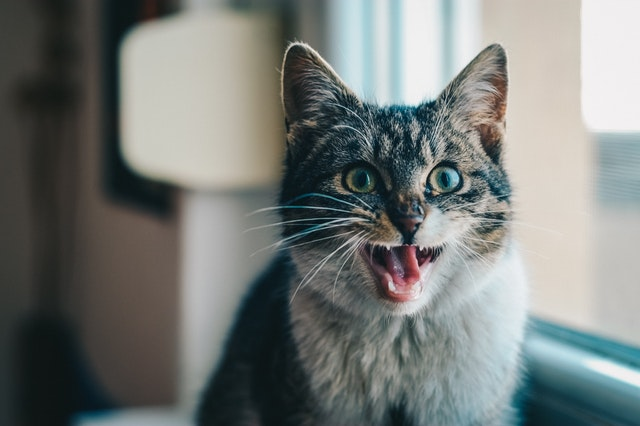
#> input picture augmentation/test.jpg, 640 x 426 px
$ python random_erasing.py
#> lines starting #> are read from the running program, lines starting #| are printed output that depends on the picture
#> further down, img is the input picture: shape (426, 640, 3); mean B, G, R 121.1, 123.8, 119
import numpy as np
import cv2

def random_erasing(img, p=0.5):
#> called with p = 1
    if np.random.uniform() > p:
        return img

    while True:
        s = np.random.uniform() * 0.398 + 0.002 # square to erasing area ratio: [0.02, 0.4]
        r = np.random.uniform() * 9 / 3 # height/width: [1/3, 3]
        img_h, img_w = img.shape[:2]
        area = img_h * img_w * s
        area_w = int(np.sqrt(area / r))
        area_h = int(r * area_w)
        if img_w < area_w or img_h < area_h:
            continue
        x = np.random.randint(0, img_w - area_w + 1)
        y = np.random.randint(0, img_h - area_h + 1)
        img[y:y+area_h, x:x+area_w] = np.random.randint(0, 256)
        #img[y:y+area_h, x:x+area_w, :] = np.random.randint(0, 256, (1, 3))
        return img
#> this loop made 1 pass
#> (s, r, img_h, img_w, area, area_w, area_h, x) on pass 1: (0.155, 0.893, 426, 640, 42254.8, 217, 193, 88)
#> this loop made 1 pass
#> (s, r, img_h, img_w, area, area_w, area_h, x) on pass 1: (0.325, 1.44, 426, 640, 88674.3, 248, 357, 337)
#> this loop made 1 pass
#> (s, r, img_h, img_w, area, area_w, area_h, x) on pass 1: (0.0367, 0.0607, 426, 640, 9999.7, 406, 24, 197)
#> this loop made 1 pass
#> (s, r, img_h, img_w, area, area_w, area_h, x) on pass 1: (0.19, 2.4, 426, 640, 51936.8, 147, 353, 285)
#> this loop made 1 pass
#> (s, r, img_h, img_w, area, area_w, area_h, x) on pass 1: (0.257, 0.43, 426, 640, 69983.6, 403, 173, 127)
#> this loop made 1 pass
#> (s, r, img_h, img_w, area, area_w, area_h, x) on pass 1: (0.19, 0.559, 426, 640, 51936, 304, 169, 183)
#> this loop made 1 pass
#> (s, r, img_h, img_w, area, area_w, area_h, x) on pass 1: (0.131, 0.449, 426, 640, 35718.1, 282, 126, 244)
#> this loop made 1 pass
#> (s, r, img_h, img_w, area, area_w, area_h, x) on pass 1: (0.181, 1.84, 426, 640, 49369.7, 163, 299, 257)
#> this loop made 1 pass
#> (s, r, img_h, img_w, area, area_w, area_h, x) on pass 1: (0.267, 2.01, 426, 640, 72896.6, 190, 382, 430)
#> this loop made 1 pass
#> (s, r, img_h, img_w, area, area_w, area_h, x) on pass 1: (0.244, 0.975, 426, 640, 66501.4, 261, 254, 84)
#> this loop made 1 pass
#> (s, r, img_h, img_w, area, area_w, area_h, x) on pass 1: (0.0851, 0.484, 426, 640, 23210.6, 219, 105, 356)
#> this loop made 1 pass
#> (s, r, img_h, img_w, area, area_w, area_h, x) on pass 1: (0.191, 1.87, 426, 640, 52055, 166, 310, 207)
#> this loop made 1 pass
#> (s, r, img_h, img_w, area, area_w, area_h, x) on pass 1: (0.057, 0.59, 426, 640, 15539.6, 162, 95, 448)
#> this loop made 1 pass
#> (s, r, img_h, img_w, area, area_w, area_h, x) on pass 1: (0.25, 2.02, 426, 640, 68130.8, 183, 369, 304)
#> this loop made 3 passes
#> (s, r, area, area_w, area_h) on passes 1 to 2: (0.391, 1.81, 106534.3, 242, 439), (0.296, 0.118, 80763.3, 828, 97)
#> (s, r, area, area_w, area_h, x, y) on pass 3: (0.115, 0.361, 31232.9, 294, 106, 23, 187)
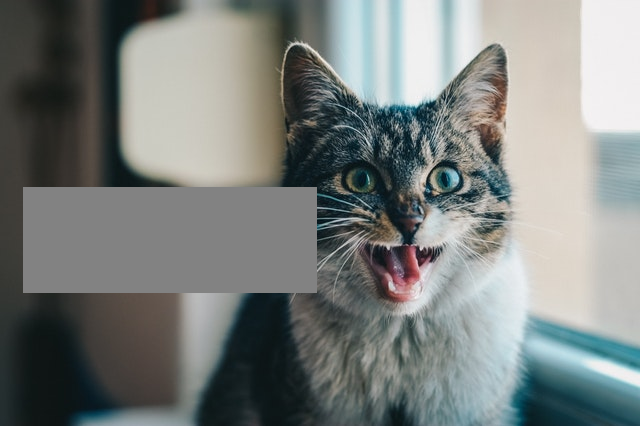
#> img: shape (426, 640, 3); mean of channels 0, 1, 2 126.1, 128.5, 123.7; drawn as B, G, R
#> this loop made 2 passes
#> (s, r, img_h, img_w, area, area_w, area_h) on pass 1: (0.352, 2.75, 426, 640, 96086.4, 186, 512)
#> (s, r, img_h, img_w, area, area_w, area_h, x) on pass 2: (0.0883, 1.7, 426, 640, 24072.8, 119, 201, 148)
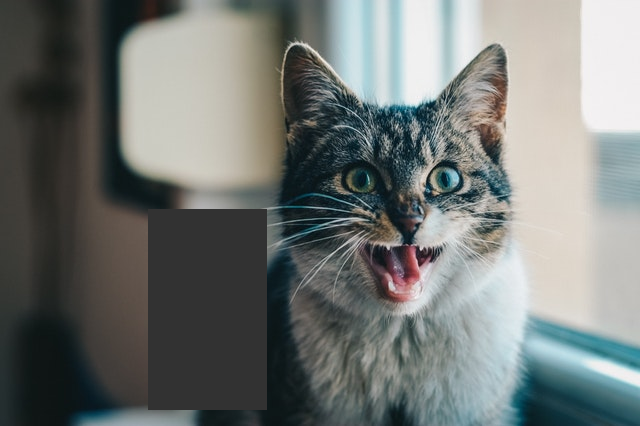
#> img: shape (426, 640, 3); mean of channels 0, 1, 2 116.4, 118.9, 114.3; drawn as B, G, R
#> this loop made 1 pass
#> (s, r, img_h, img_w, area, area_w, area_h, x) on pass 1: (0.0394, 1.73, 426, 640, 10738.8, 78, 134, 86)
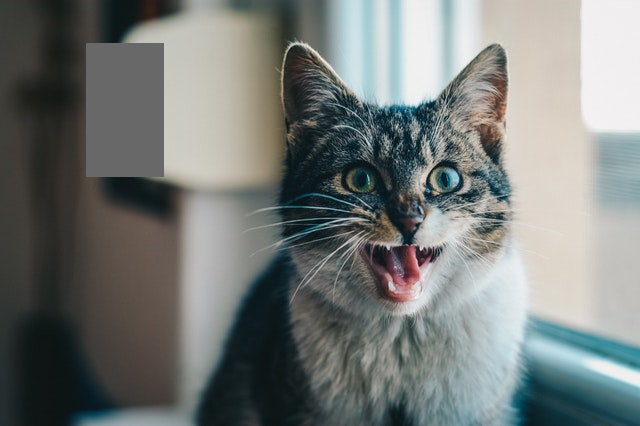
#> img: shape (426, 640, 3); mean of channels 0, 1, 2 120.5, 123, 118.2; drawn as B, G, R
#> this loop made 1 pass
#> (s, r, img_h, img_w, area, area_w, area_h, x) on pass 1: (0.0545, 2.15, 426, 640, 14846.8, 83, 178, 128)
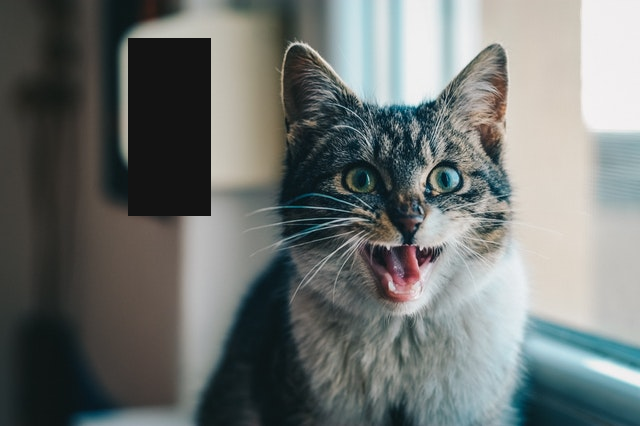
#> img: shape (426, 640, 3); mean of channels 0, 1, 2 113.2, 115.5, 110.7; drawn as B, G, R
#> this loop made 1 pass
#> (s, r, img_h, img_w, area, area_w, area_h, x) on pass 1: (0.222, 0.495, 426, 640, 60532.3, 349, 172, 77)
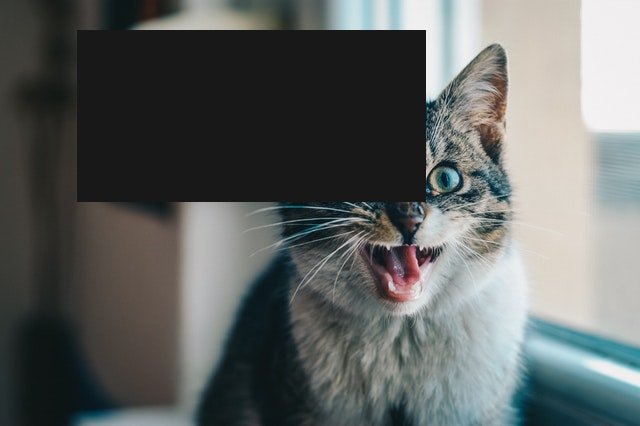
#> img: shape (426, 640, 3); mean of channels 0, 1, 2 99.6, 101.1, 97.4; drawn as B, G, R


if __name__ == "__main__":
    img = cv2.imread('test.jpg')
    augmented = [random_erasing(np.copy(img), p=1.0) for _ in range(20)]
#> augmented = 20 items
    h, w = img.shape[:2]
#> h = 426; w = 640
    margin = 2
    for i in range(4):
        for j in range(5):
            idx = i * 4 + j
            block = np.zeros((h + margin * 2, w + margin * 2, 3), dtype=np.uint8)
            block[margin:margin + h, margin:margin + w, :] = augmented[idx]
            if j == 0:
                tmp = block
            else:
                tmp = np.concatenate((tmp, block), 1)
        if i == 0:
            result = tmp
        else:
            result = np.concatenate((result, tmp), 0)
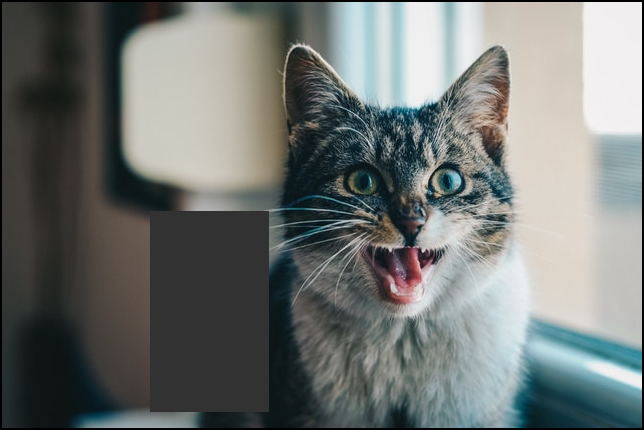
#> block: shape (430, 644, 3); mean of channels 0, 1, 2 114.6, 117.1, 112.5; drawn as B, G, R
    cv2.imwrite('results/random_erasing.jpg', result)
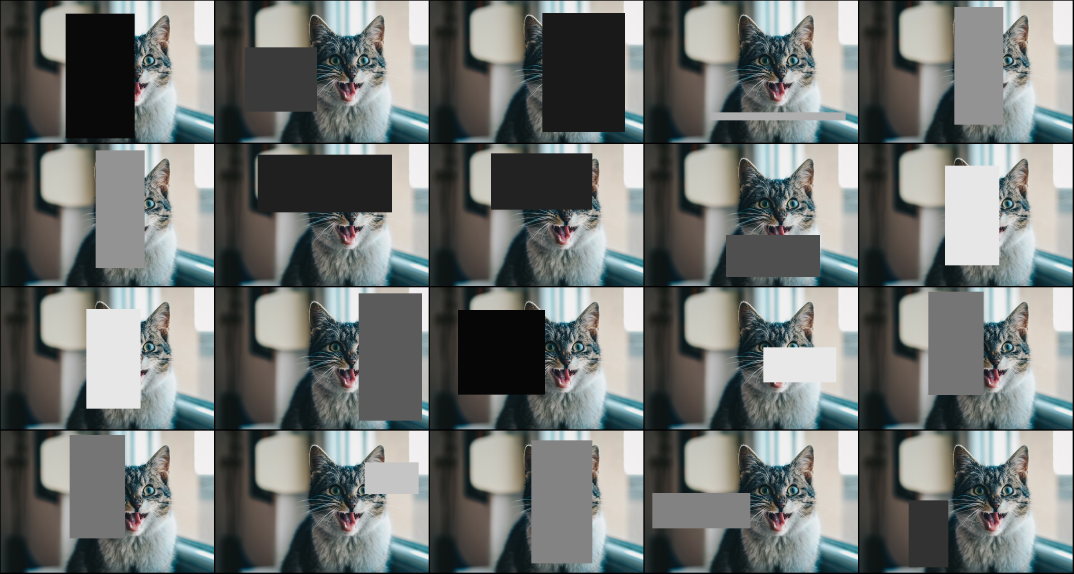
#> saved as random_erasing.jpg: shape (1720, 3220, 3) (shown at 1/3 size); mean B, G, R 114.8, 117, 113.2
